Frame 1 (no input): blank canvas, image omitted
Frame 60 (no input): blank canvas, image omitted
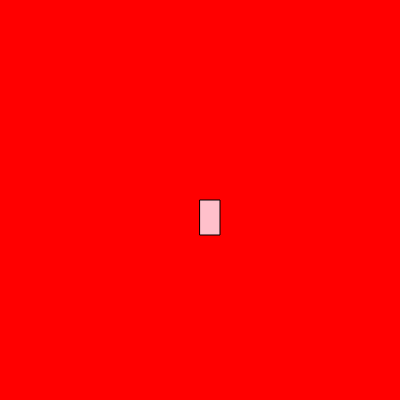
Frame 120 (the mouse pressed at the canvas centre since frame 60)

The p5.js sketch whose frames 1 and 60 were blank and that drew this single picture after the mouse press (run headless with seeded random() and noise() and a simulated clock; from frame 60 on, the mouse is pressed at the canvas centre):

// p5.js sketch
// ── sketch.js
function setup() {
    // cria uma tela de 400px de largura por 400px de altura
    createCanvas(400, 400);
  }
  
  function draw() {
    background("red");
    stroke("black")
    fill("pink");
   if (mouseIsPressed) {
  rect(mouseX,mouseY,20,35);
  } 
  }
